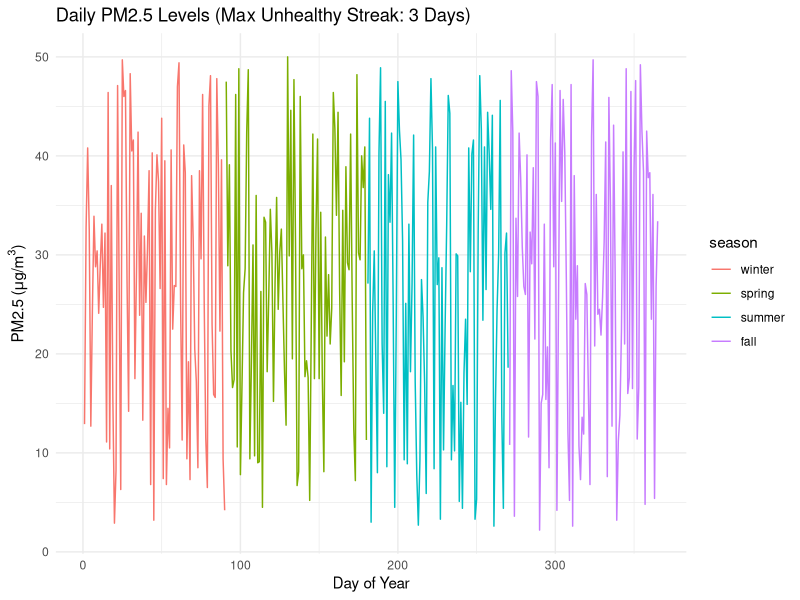
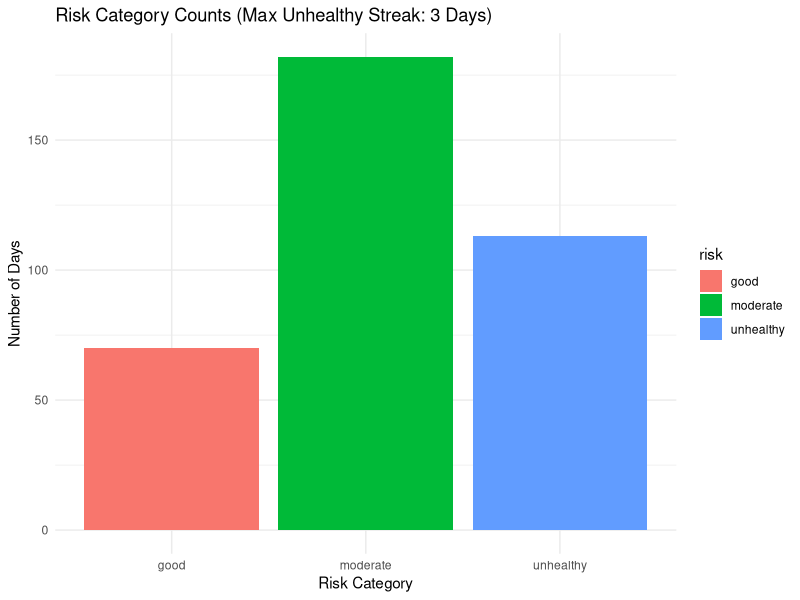

Source code (R) for these figures, in order:
## ---- chunk 1
knitr::opts_chunk$set(echo = TRUE, message = FALSE, warning = FALSE)
## ---- chunk 2
library(tidyverse)
library(ggplot2)
## ---- chunk 3
set.seed(262)

# create a sequence of PM2.5 values to sample from
possible_pm25 <- seq(from = 2, to = 50, by = 0.1)

# sample 365 days worth of readings
pm25_readings <- sample(possible_pm25, size = 365, replace = TRUE)

# create data frame
air_quality <- data.frame(
  day = 1:365,
  pm25 = pm25_readings
)

# summary statistics
summary(air_quality$pm25)
## ---- chunk 4
# assign season based on day number
# days 1–90 = winter
# days 91–180 = spring
# days 181–270 = summer
# days 271–365 = fall

air_quality$season <- ifelse(
  air_quality$day <= 90, "winter",
  ifelse(
    air_quality$day <= 180, "spring",
    ifelse(air_quality$day <= 270, "summer", "fall")
  )
)

# convert to factor
air_quality$season <- factor(
  air_quality$season,
  levels = c("winter", "spring", "summer", "fall")
)

# check results
summary(air_quality$season)
## ---- chunk 5
# initialize empty risk column
air_quality$risk <- NA

# preview updated dataset
summary(air_quality)
## ---- chunk 6
# initialize streak trackers
current_streak <- 0
max_unhealthy_streak <- 0

# loop through each day
for (i in 1:nrow(air_quality)) {
  
  # today's PM2.5 value
  today_pm25 <- air_quality$pm25[i]
  
  # classify risk category
  if (today_pm25 < 12) {
    air_quality$risk[i] <- "good"
    
  } else if (today_pm25 <= 35.4) {
    air_quality$risk[i] <- "moderate"
    
  } else {
    air_quality$risk[i] <- "unhealthy"
  }
  
  # check unhealthy streak
   if (air_quality$risk[i] == "unhealthy") {
    
    # continue streak if previous day was unhealthy
    if (i > 1 && air_quality$risk[i - 1] == "unhealthy") {
      current_streak <- current_streak + 1
      
    } else {
      current_streak <- 1
    }
    
  } else {
    current_streak <- 0
  }
  
  # update maximum streak if needed
  if (current_streak > max_unhealthy_streak) {
    max_unhealthy_streak <- current_streak
  }
}

# risk category counts
table(air_quality$risk)

# print longest streak
cat("Longest unhealthy streak:", max_unhealthy_streak, "days")
## ---- chunk 7
# create vector to store unhealthy counts
unhealthy_counts <- c(
  winter = 0,
  spring = 0,
  summer = 0,
  fall = 0
)

# loop through every day
for (i in 1:nrow(air_quality)) {
  
  # today's season and risk
  today_season <- air_quality$season[i]
  today_risk <- air_quality$risk[i]
  
  # if unhealthy, add to count
  if (today_risk == "unhealthy") {
    unhealthy_counts[today_season] <- unhealthy_counts[today_season] + 1
  }
}

# display counts
unhealthy_counts
## ---- chunk 8
# convert counts to data frame
unhealthy_summary <- data.frame(
  season = names(unhealthy_counts),
  unhealthy_days = as.numeric(unhealthy_counts)
)

# display summary table
unhealthy_summary
## ---- chunk 9
# create title using sprintf
plot_title <- sprintf(
  "Daily PM2.5 Levels (Max Unhealthy Streak: %d Days)",
  max_unhealthy_streak
)

# create time series plot
ggplot(air_quality, aes(x = day, y = pm25, color = season)) +
  geom_line() +
  labs(
    title = plot_title,
    x = "Day of Year",
    y = expression("PM2.5 (" * mu * "g/m"^3 * ")")
  ) +
  theme_minimal()
## ---- chunk 10
# create title using sprintf
bar_title <- sprintf(
  "Risk Category Counts (Max Unhealthy Streak: %d Days)",
  max_unhealthy_streak
)

# create bar chart
ggplot(air_quality, aes(x = risk, fill = risk)) +
  geom_bar() +
  labs(
    title = bar_title,
    x = "Risk Category",
    y = "Number of Days"
  ) +
  theme_minimal()
